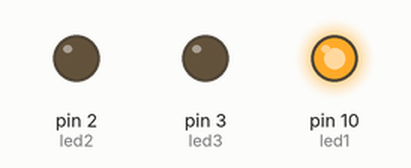
This sketch was run on a simulated Arduino Uno, built with avr-gcc and run on an emulated ATmega328P. Shown: output pins drawn as LEDs (lit = HIGH).

Above: at 2.5 s.
At 6.0 s:
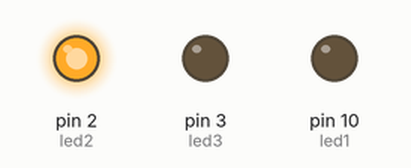
At 9.5 s:
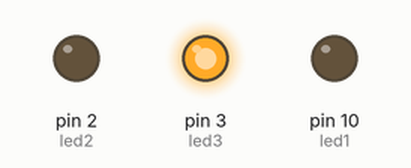
Timing chart, 0 to 15.6 s (numbered marks = the images above):
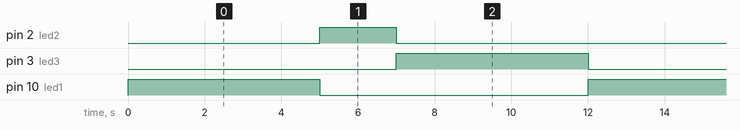

The sketch:

pisca_led.ino
```cpp
/*
Programa simples que pisca um led ligado ao Arduíno
*/

//define a palavra "led" como sendo o mesmo que 13
#define led1 10
#define led2 2
#define led3 3
#define tempo 1000
void setup() {
  //inicializa o pino do led como porta de saída
  pinMode(led1, OUTPUT);
  pinMode(led2, OUTPUT);
  pinMode(led3, OUTPUT);
}

//Essa é a função mais importante, ela se repete até que o Arduíno seja desligado.
void loop() {
  digitalWrite(led1, HIGH);   // liga o led
  delay(5*tempo);               // espera 1000 milissegundos = 1 segundo
  digitalWrite(led1, LOW);    // desliga o led
  digitalWrite(led2, HIGH);
  delay(2*tempo);               // espera 1000 milissegundos = 1 segundo
  digitalWrite(led2, LOW);
  digitalWrite(led3, HIGH);
  delay(5*tempo);
  digitalWrite(led3, LOW);


  //depois disso a função volta do início, ou seja, liga o led de novo...
}
```

Measured:
- by itself, pin 2 (led2): alternates HIGH for 2.0 s and LOW for 10.0 s
- by itself, pin 3 (led3), pin 10 (led1): alternates HIGH for 5.0 s and LOW for 7.0 s
- by itself, everything shown: repeats every 12.0 s, in 4 steps
